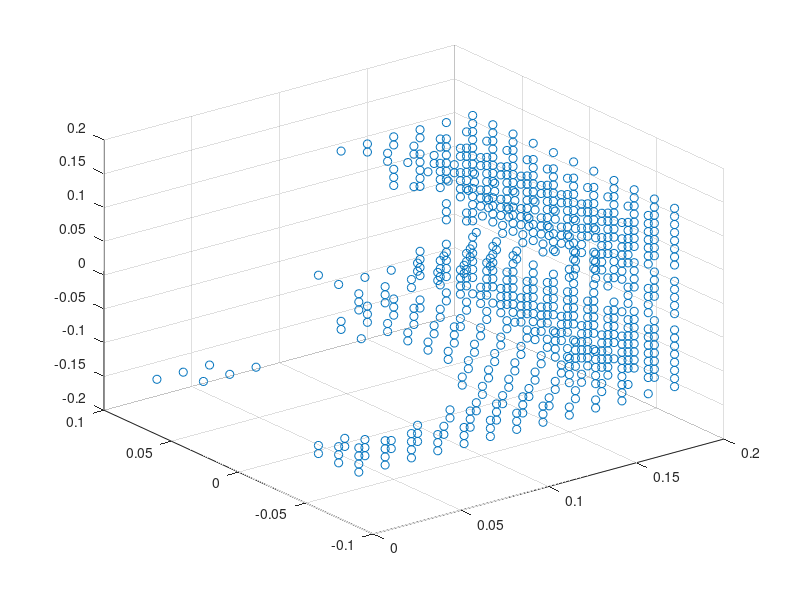
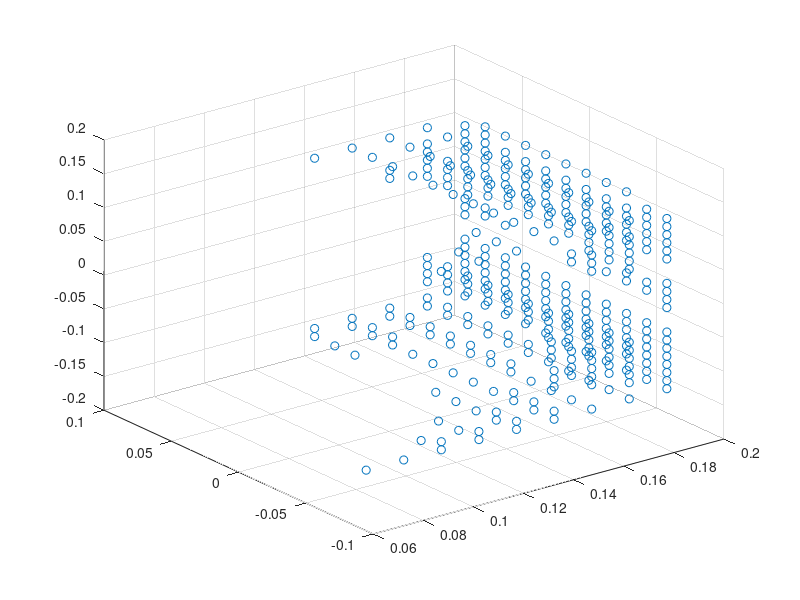

The MATLAB source for these figures, in order: (Note: this script raises an error after producing the figures.)
%%% This is to separate the B0 and GNL distortion
%% For details about B0 and GNL seperation, please refer to the paper 'Characterization, prediction, and correction of geometric distortion in 3 T MR images'
clear;
load('field_23_slices_PA.mat')

Bx_PA=Bx;
By_PA=By;
Bz_PA=Bz;

load('field_23_slices_AP.mat')

Bx_AP=Bx;
By_AP=By;
Bz_AP=Bz;

Bz_GNL=(Bz_PA+Bz_AP)/2;
Bz_B0=Bz_AP-Bz_GNL;

index=find(abs(Bz_B0)*10^5>2);
figure;scatter3(x_t(index),y_t(index),z_t(index));

index=find(abs(Bz_B0)*10^5>4);
figure;scatter3(x_t(index),y_t(index),z_t(index));



figure;scatter3(Bz)
